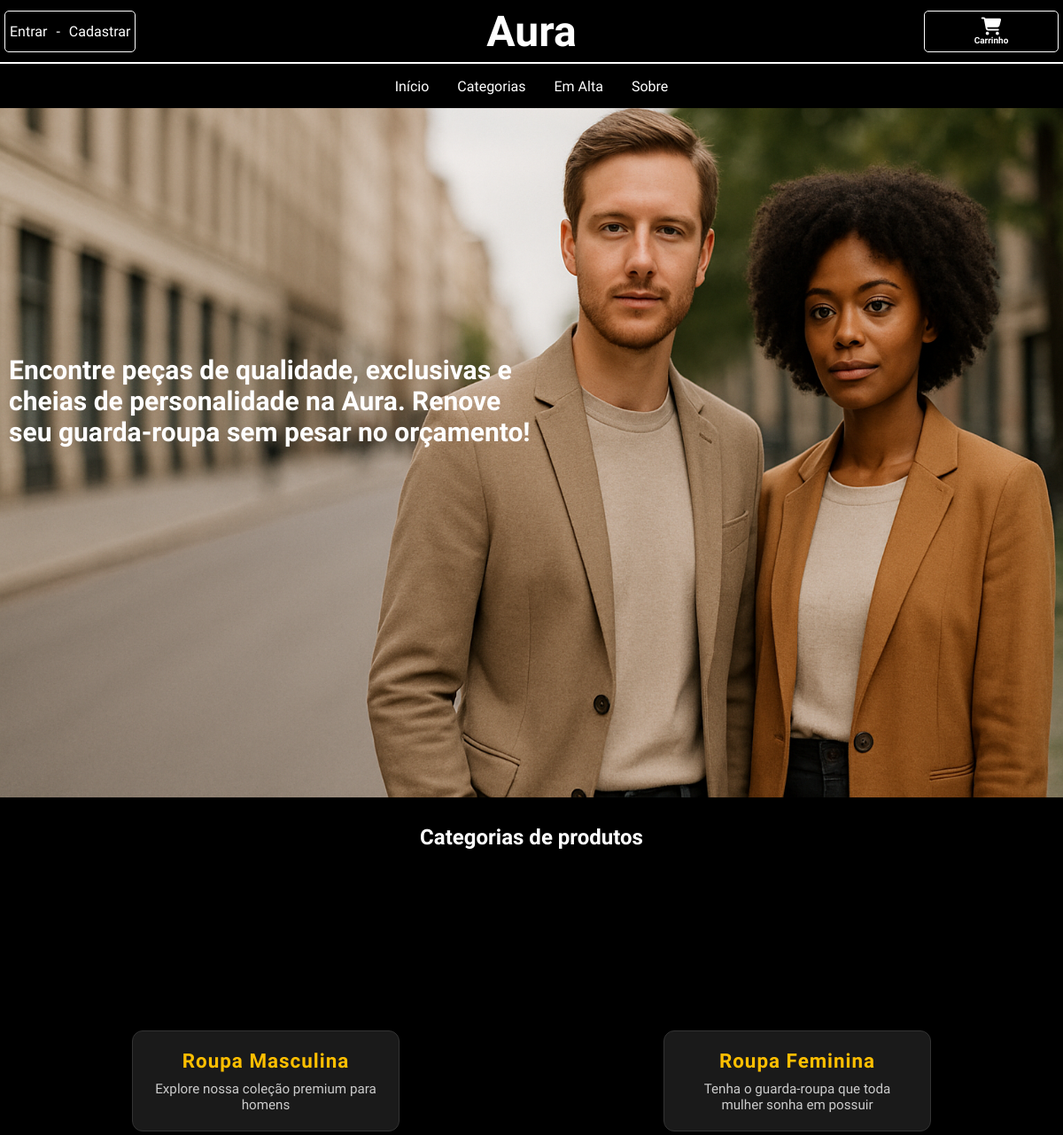
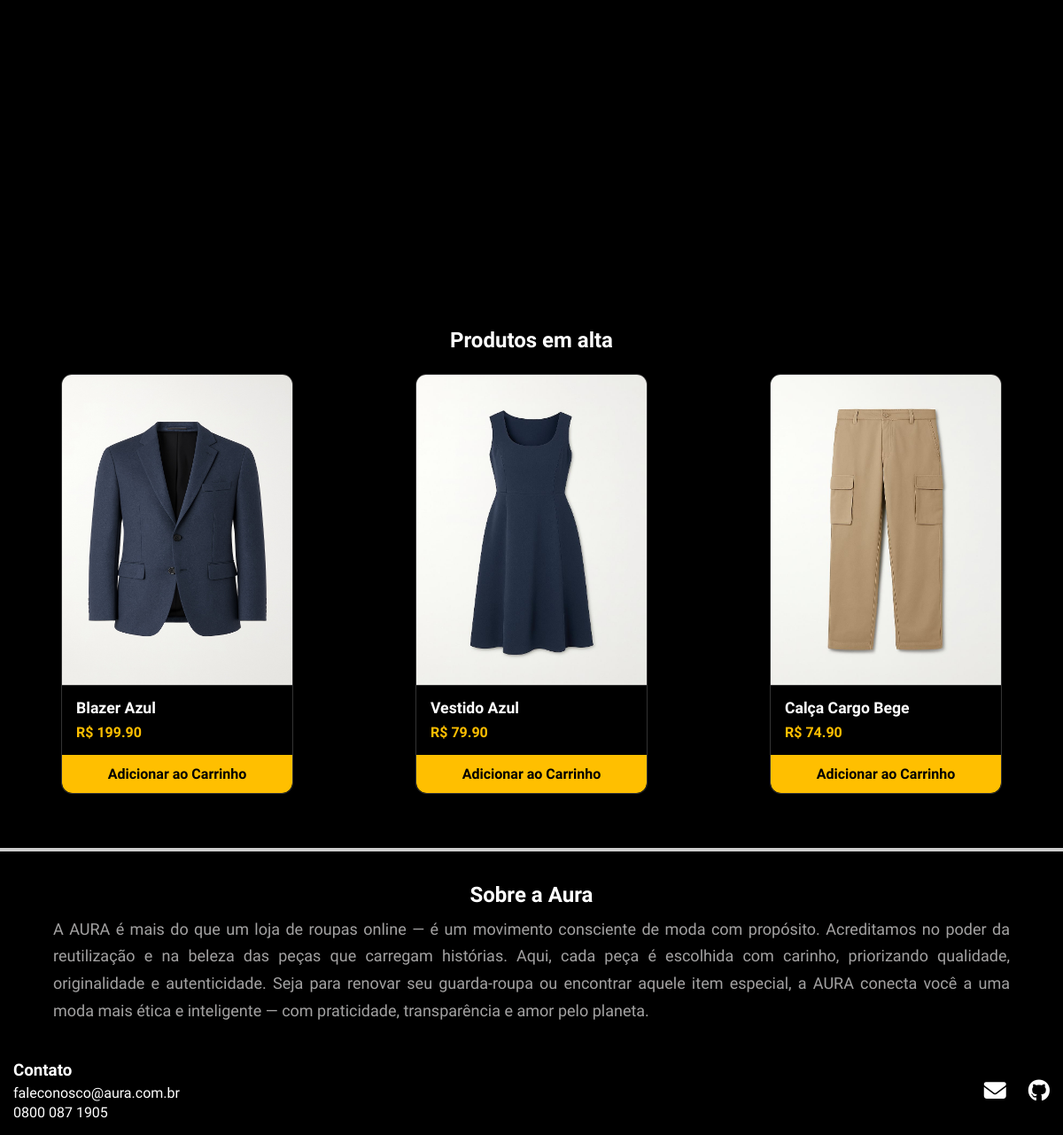
The page / on the database its author committed (2 pictures, top to bottom).
### auraapp/models.py (models this page shows, shortened)
class Categoria(models.Model):
    nome = models.CharField(max_length=100)
    descricao = models.CharField(max_length=300, default='Descrição')

class Produto(models.Model):
    nome = models.CharField(max_length=150)
    preco = models.DecimalField(max_digits=6, decimal_places=2)
    categoria = models.ForeignKey(Categoria, on_delete=models.CASCADE)
    imagem = models.ImageField(upload_to='./static/', default='./static/blazer.png')
    emAlta = models.BooleanField(default=False)

### auraapp/views.py (the view)
# urls.py: path('', views.home, name='home'),
def home(request):
    produtos = Produto.objects.all()
    categorias = Categoria.objects.all()
    pedidos = Categoria.objects.all()
    clientes = Cliente.objects.all()
    return render(request, 'auraapp/index.html', {'produtos':produtos, 'categorias':categorias, 'pedidos':pedidos, 'clientes':clientes})

### auraapp/templates/auraapp/index.html (shortened to what this page needs)
<!DOCTYPE html>
<html lang="en">
<head>
    <link rel="stylesheet" href="https://cdnjs.cloudflare.com/ajax/libs/font-awesome/6.5.0/css/all.min.css">
</head>
<body>
    <header>
        <div class="title">
            <h1>Aura</h1>
            <div class="user">
                {% if request.session.cliente_id %}
                <p>Bem-vindo, {{ request.session.cliente_nome }}</p><p>-</p>  <a href="{% url 'logout' %}">Sair</a>
                {% else %}
                <a href="{% url 'login' %}">Entrar</a>
                <p>-</p>
                <a href="{% url 'cadastrar' %}">Cadastrar</a>
                {% endif %}
            </div>
            <div class="cart">
                <a href="{% url 'ver_carrinho'%}" class="cart-icon"><i class="fas fa-shopping-cart"></i><h3>Carrinho</h3></a>
            </div>
        </div>
        <navbar>
            <nav><a href="{% url 'home' %}">Início</a></nav>
            <nav><a href="#categorias">Categorias</a></nav>
            <nav><a href="#em-alta">Em Alta</a></nav>
            <nav><a href="#sobre">Sobre</a></nav>
        </navbar>
    </header>
    <main>
        <div class="secao1">
            <div class="background-image">
                <img src="../../static/capa.png">
                <h2 class="text-background">Encontre peças de qualidade, exclusivas e cheias de personalidade na Aura. Renove seu guarda-roupa sem pesar no orçamento! </h2>
            </div>
        </div>
        <div class="secao2" id="categorias">
            <div class="shead">
                <h2>Categorias de produtos</h2>
            </div>
            <div class="sbody">
                {% for categoria in categorias %}
                <a href="{% url 'categoria' categoria.id %}" class="categoria-card">
                    <h2>{{ categoria.nome }}</h2>
                    <p>{{ categoria.descricao }}</p>
                </a>
                {% endfor %}
            </div>
        </div>
        <div class="secao2" id="em-alta">
            <div class="shead">
                <h2>Produtos em alta</h2>
            </div>
            <div class="sbody">
                {% for produto in produtos%}
                {% if produto.emAlta %}
                <div class="product-card">
                    <a class="product-img" href="{% url 'produto' produto.id %}">
                        <img src="{{produto.imagem.url}}" alt="">
                    </a>
                    <div class="product-description">
                        <h3>{{produto.nome}}</h3>
                        <p>R$ {{produto.preco}}</p>
                    </div>
                    <div class="add-cart">
                        <a href="{% url 'adicionar_ao_carrinho' produto.id %}">Adicionar ao Carrinho</a>
                    </div>
                </div>
                {% endif %}
                {% endfor %}
            </div>
        </div>
        <div class="div_footer"></div>
        <div class="sobre" id="sobre">
            <h2 style="margin-bottom: 10px; margin-top: 10px;">Sobre a Aura</h2>
            <p id="sobre_aura">A AURA é mais do que um loja de roupas online — é um movimento consciente de moda com propósito. Acreditamos no poder da reutilização e na beleza das peças que carregam histórias.
Aqui, cada peça é escolhida com carinho, priorizando qualidade, originalidade e autenticidade. Seja para renovar seu guarda-roupa ou encontrar aquele item especial, a AURA conecta você a uma moda mais ética e inteligente — com praticidade, transparência e amor pelo planeta.</p>
        </div>
    </main>
    <footer id="footer">
        <div class="contato">
            <h3 style="margin-bottom: 5px;">Contato</h3>
            <p style="margin-bottom: 3px;">faleconosco@aura.com.br</p>
            <p>0800 087 1905</p>
        </div>
        <div class="icones">
            <a href="mailto:faleconosco@aura.com.br"><div class="icone fas fa-envelope" style="font-size: 25px; margin-right: 25px;"></div></a>
            <a href="https://github.com/Guithentges/Aura" target="_blank"><div class="icone fab fa-github" style="font-size: 25px;"></div></a>
        </div>
    </footer>
</body>
</html>

### auraapp/templates/auraapp/index.html (style rules this page uses)
a { text-decoration: none; }
.user { position: absolute; display: flex; flex-direction: row; justify-content: space-around; gap: 10px; align-items: center; left: 5px; width: fit-content; max-width: 400px; height: 45px; padding-inline: 5px; border-radius: 5px; border: 1px solid #fff; background-color: black; transition: all 500ms ease; }
.cart { position: absolute; display: flex; justify-content: space-around; align-items: center; right: 5px; width: 150px; height: 45px; border-radius: 5px; background-color: black; border: 1px solid #fff; transition: all 500ms ease; }
* { padding: 0; margin: 0; background-color: black; color: #fff; font-family: 'Raleway', sans-serif; }
header { z-index: 999; position: fixed; width: 100%; height: 120px; background-color: black; color: #fff; }
navbar { width: 100%; height: 50px; display: flex; flex-direction: row; justify-content: center; align-items: center; }
.background-image { width: 100%; }
.background-image img { width: 100%; z-index: 0; }
.text-background { position: absolute; top: 400px; z-index: 1; background: none; width: 600px; text-align: left; margin-left: 10px; font-size: 30px; transition: all 500ms ease; }
.secao2 { margin-top: 50px; padding-top: 120px; height: 550px; width: 100%; display: flex; flex-direction: column; }
.shead { height: 50px; display: flex; justify-content: center; align-items: center; }
.sbody { width: 100%; height: 500px; display: flex; flex-direction: row; align-items: center; justify-content: space-around; }
.categoria-card { width: 260px; background-color: #1a1a1a; color: #ffffff; border: 1px solid #333; border-radius: 12px; padding: 20px; box-shadow: 0 4px 12px rgba(0,0,0,0.5); transition: transform 0.3s ease, box-shadow 0.3s ease; text-align: center; cursor: pointer; }
.categoria-card h2 { font-size: 1.4rem; background-color: #1a1a1a; color: #FFBF00; margin-bottom: 10px; letter-spacing: 1px; }
.categoria-card p { font-size: 0.95rem; background-color: #1a1a1a; color: #ccc; }
.product-card { width: 260px; background-color: #1a1a1a; border: 1px solid #333; border-radius: 12px; overflow: hidden; box-shadow: 0 4px 12px rgba(0,0,0,0.5); color: #fff; transition: transform 0.3s ease, box-shadow 0.3s ease; }
.product-img { width: 100%; height: 350px; display: flex; justify-content: center; align-items: center; }
.product-card img { width: 100%; height: 350px; display: block; border-bottom: 1px solid #333; }
.product-description { padding: 16px; }
.product-description h3 { margin: 0 0 8px; font-size: 1.1rem; color: #fff; }
.product-description p { margin: 0; font-size: 1rem; color: #FFBF00; font-weight: bold; }
.add-cart a { width: 100%; display: flex; align-items: center; justify-content: center; background-color: #FFBF00; color: #000; padding: 12px; font-weight: bold; border-bottom-left-radius: 12px; border-bottom-right-radius: 12px; cursor: pointer; transition: background-color 0.3s; }
.add-cart { width: 100%; height: auto; display: flex; align-items: center; justify-content: center; }
.sobre { width: 100%; height: 200px; display: flex; flex-direction: column; justify-content: center; align-items: center; max-width: 1100px; margin: 0 auto; padding: 10px; }
footer { width: 100%; height: 100px; display: flex; flex-direction: row; justify-content: space-between; align-items: center; }
.div_footer { margin-top: 3rem; border-top: 4px solid #ccc; }
#sobre_aura { font-size: 18px; line-height: 1.7; color: #a3a2a2; text-align: justify; padding: 0 10px; }
.contato { padding-left: 15px; }
.icones { width: 50%; display: flex; flex-direction: row; justify-content: right; padding-right: 15px; }
.icone { cursor: pointer; }

### rows shown on the page
Categoria: nome "Roupa Masculina", descricao "Explore nossa coleção premium para homens"
Categoria: nome "Roupa Feminina", descricao "Tenha o guarda-roupa que toda mulher sonha em possuir"
Produto: imagem (picture), nome "Blazer Azul", preco "199.90"
Produto: imagem (picture), nome "Vestido Azul", preco "79.90"
Produto: imagem (picture), nome "Calça Cargo Bege", preco "74.90"
